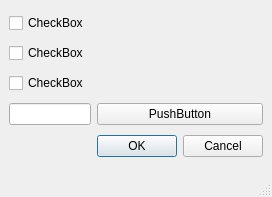
<?xml version="1.0" encoding="UTF-8"?>
<ui version="4.0">
 <class>Pattern_Processing</class>
 <widget class="QMainWindow" name="Pattern_Processing">
  <property name="geometry">
   <rect>
    <x>0</x>
    <y>0</y>
    <width>272</width>
    <height>197</height>
   </rect>
  </property>
  <property name="windowTitle">
   <string>MainWindow</string>
  </property>
  <widget class="QWidget" name="centralwidget">
   <layout class="QGridLayout" name="gridLayout">
    <item row="1" column="0">
     <widget class="QCheckBox" name="checkBox_3">
      <property name="text">
       <string>CheckBox</string>
      </property>
     </widget>
    </item>
    <item row="0" column="0">
     <widget class="QCheckBox" name="checkBox">
      <property name="text">
       <string>CheckBox</string>
      </property>
     </widget>
    </item>
    <item row="3" column="1">
     <widget class="QPushButton" name="pushButton">
      <property name="text">
       <string>PushButton</string>
      </property>
     </widget>
    </item>
    <item row="3" column="0">
     <widget class="QLineEdit" name="lineEdit"/>
    </item>
    <item row="2" column="0">
     <widget class="QCheckBox" name="checkBox_2">
      <property name="text">
       <string>CheckBox</string>
      </property>
     </widget>
    </item>
    <item row="4" column="1">
     <widget class="QDialogButtonBox" name="buttonBox">
      <property name="standardButtons">
       <set>QDialogButtonBox::Cancel|QDialogButtonBox::Ok</set>
      </property>
     </widget>
    </item>
   </layout>
  </widget>
  <widget class="QMenuBar" name="menubar">
   <property name="geometry">
    <rect>
     <x>0</x>
     <y>0</y>
     <width>272</width>
     <height>24</height>
    </rect>
   </property>
  </widget>
  <widget class="QStatusBar" name="statusbar"/>
 </widget>
 <resources/>
 <connections/>
</ui>
